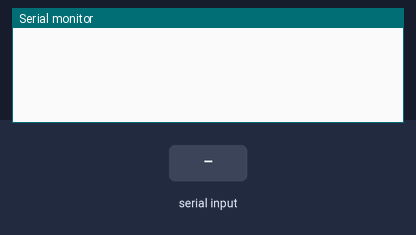
This sketch was run on a simulated Arduino Zero (SAMD21). Shown: the last lines printed to the serial monitor. The test bench sets the inputs (shaded band).

Above: at 1.2 s.
1.3 s: ">L000\n" received over Serial
At 2.5 s:
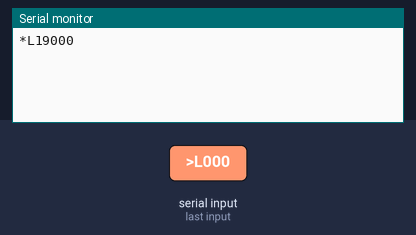
2.8 s: ">D000\n" received over Serial
At 3.7 s:
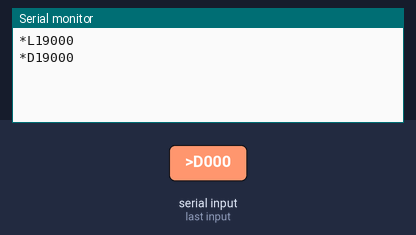
4.3 s: ">B\n" received over Serial
At 4.8 s:
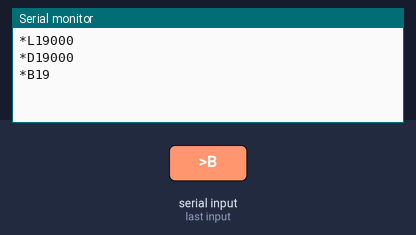

The sketch:

arteskyflat_simulator.ino
```cpp
// (licence header left out)
#ifdef ARDUINO_SAM_DUE
#define Serial SerialUSB
#define LCD
#endif

#ifdef LCD
#include <LiquidCrystal.h>
LiquidCrystal lcd(8, 9, 4, 5, 6, 7);
#endif

void setup() {
#ifdef LCD
  lcd.begin(16, 2);
  lcd.setCursor(0, 0);
  lcd.print("Artesky Flat Box");
  lcd.setCursor(0, 1);
    lcd.print("Off          000");
#endif
  Serial.begin(9600);
  Serial.setTimeout(1000);
  while (!Serial)
    ;
}

void loop() {
  String command = Serial.readStringUntil('\n');
  if (command.startsWith(">L000")) {
#ifdef LCD
    lcd.setCursor(0, 1);
    lcd.print("On           000");
#endif
    Serial.println("*L19000");
  } else if (command.startsWith(">D000")) {
#ifdef LCD
  lcd.setCursor(0, 1);
    lcd.print("Off          000");
#endif
    Serial.println("*D19000");
  } else if (command.startsWith(">B")) {
#ifdef LCD
    lcd.setCursor(13, 1);
    lcd.print(command.substring(2));
#endif
    Serial.print("*B19");
    Serial.println(command.substring(2));
  }
}
```

Measured:
- after the input at 1.3 s, the serial monitor: prints a new line at once (image 1)
- after the input at 2.8 s, the serial monitor: prints a new line at once (image 2)
- after the input at 4.3 s, the serial monitor: prints a new line at once (image 3)
